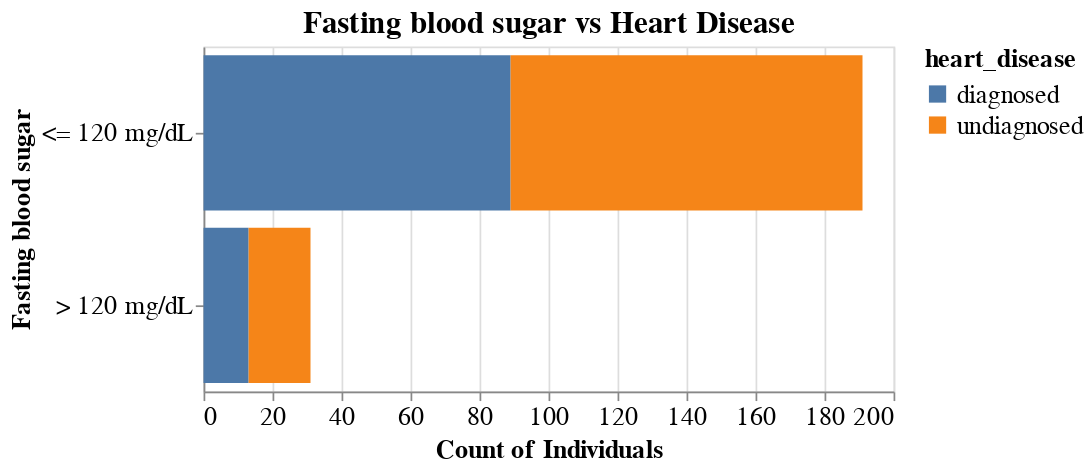

This figure's notebook cell:
### Markdown cell above
The distribution of the values of serum cholesterol (mg/dL) for diagnosed indivduals and that for undiagnosed individuals are very similar. It seems to be no pattern between heart disease and cholesterol.

### Code cell
# replace the values of fasting_blood_sugar with labels
hd_train["fasting_blood_sugar"] = hd_train["fasting_blood_sugar"].replace({
    True: '> 120 mg/dL',
    False: '<= 120 mg/dL'
})

fasting_blood_sugar_graph = (
    alt.Chart(hd_train, title = "Fasting blood sugar vs Heart Disease")  
    .mark_bar()
    .encode(
        x=alt.X("count()", title= "Count of Individuals"), color="heart_disease",
        y=alt.Y("fasting_blood_sugar", title= "Fasting blood sugar"), 
    ).properties(width=400, height=200)
)
fasting_blood_sugar_graph

### Figure 1 — Vega-Lite specification as saved in the notebook (floating-point values rounded to 4 significant figures; data arrays with more than 128 entries replaced by an {"elided": "..."} marker saying what was removed)
{"config": {"view": {"height": 300, "width": 300}, "title": {"fontSize": 18}, "axisX": {"labelFontSize": 15, "titleFontSize": 15}, "axisY": {"labelFontSize": 15, "titleFontSize": 15}, "legend": {"labelFontSize": 15, "titleFontSize": 15}}, "data": {"name": "data-cc1237741d53f2f20eefa24dd3048f02"}, "mark": "bar", "encoding": {"color": {"field": "heart_disease", "type": "nominal"}, "x": {"aggregate": "count", "title": "Count of Individuals", "type": "quantitative"}, "y": {"field": "fasting_blood_sugar", "title": "Fasting blood sugar", "type": "nominal"}}, "height": 200, "title": "Fasting blood sugar vs Heart Disease", "width": 400, "$schema": "https://vega.github.io/schema/vega-lite/v4.17.0.json", "datasets": {"data-cc1237741d53f2f20eefa24dd3048f02": {"elided": "222 records"}}}
